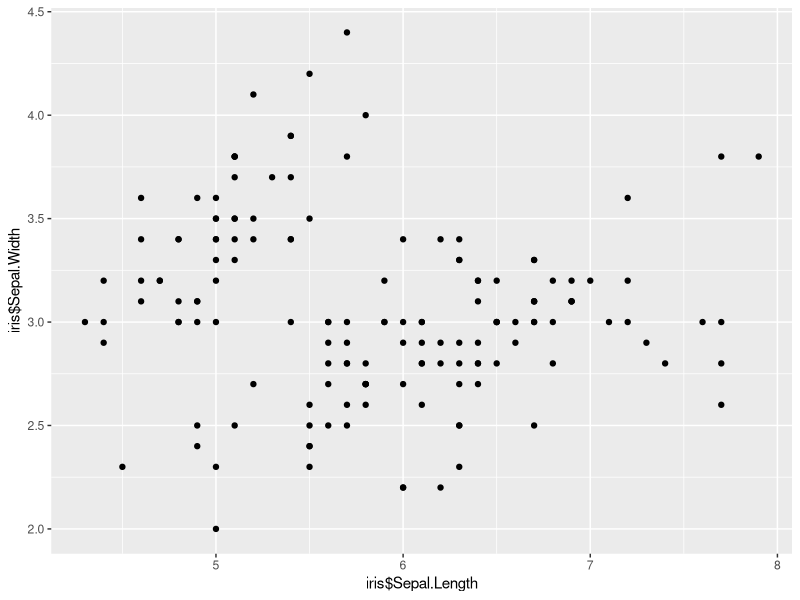
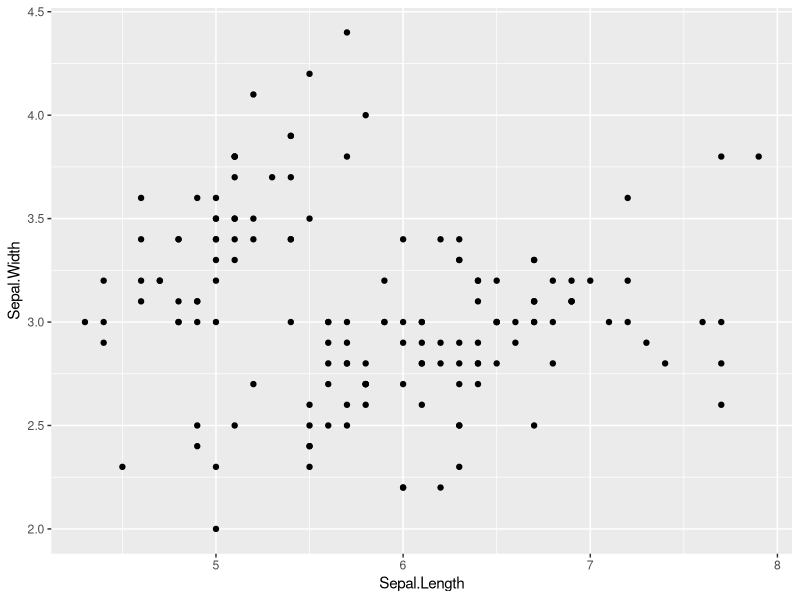
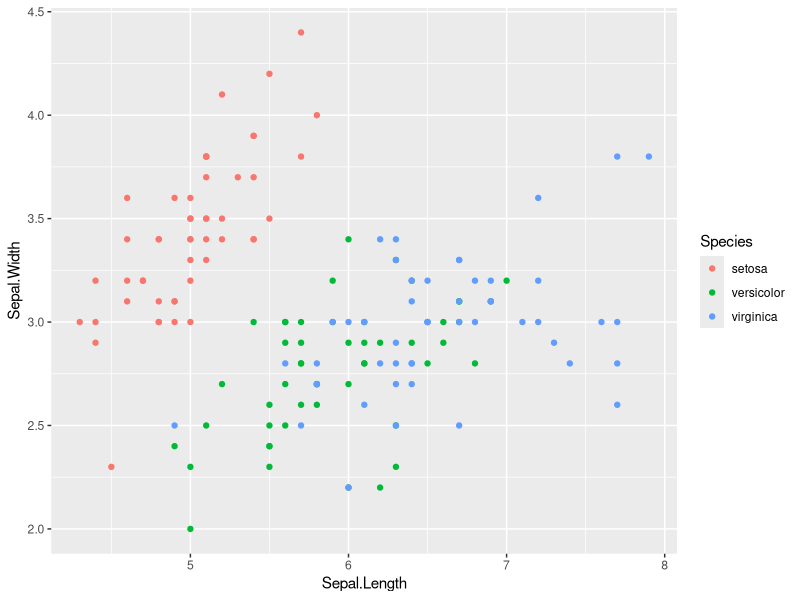
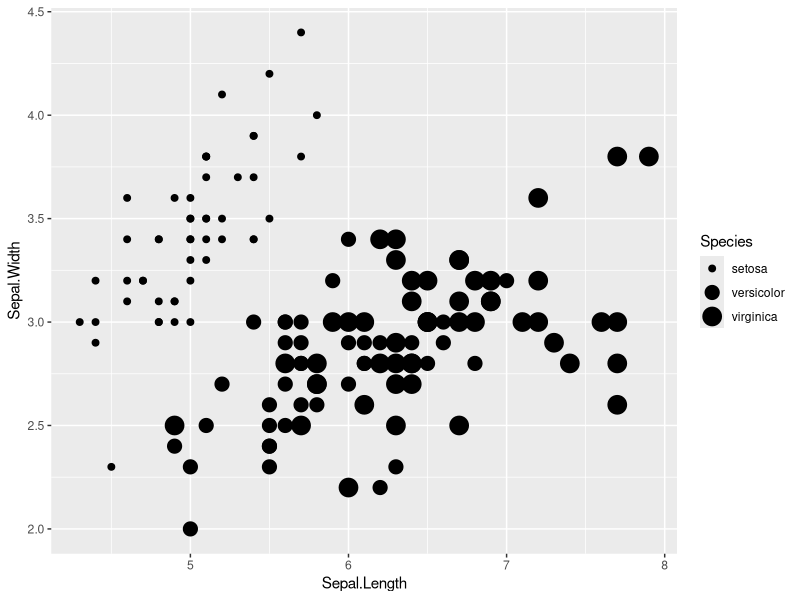
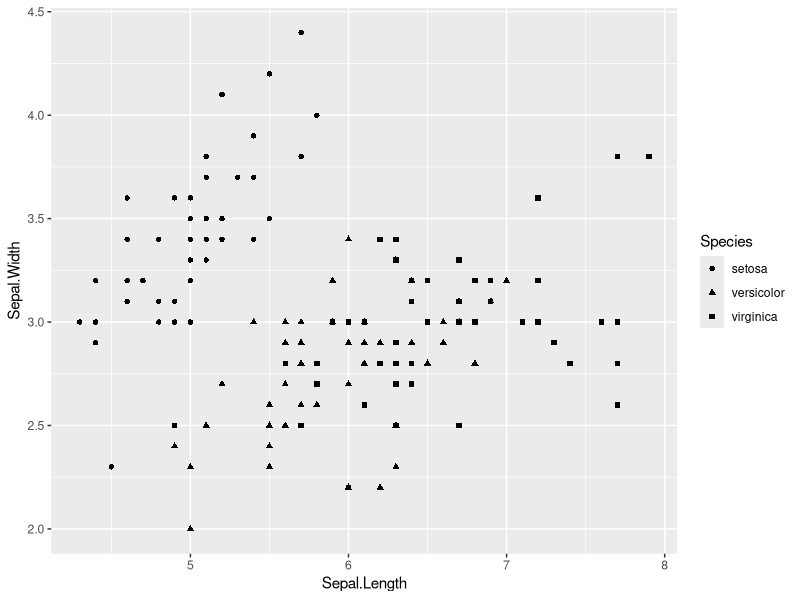
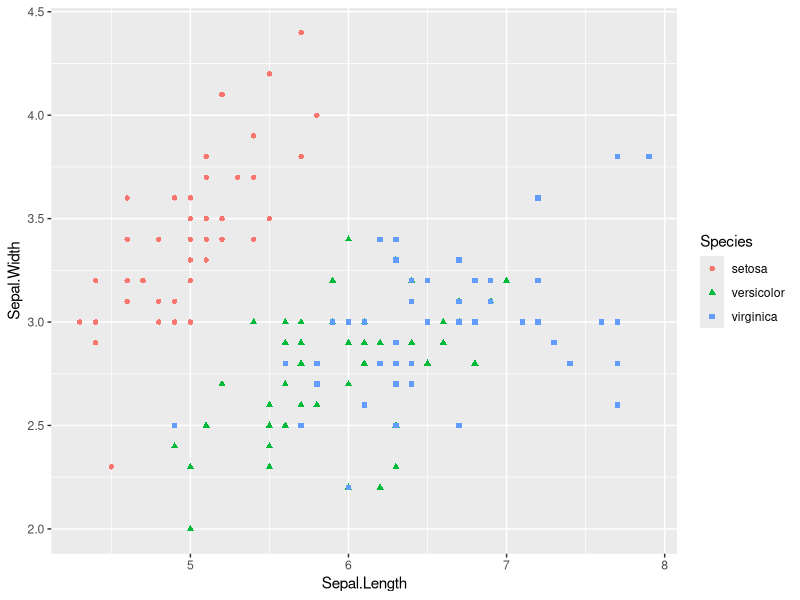
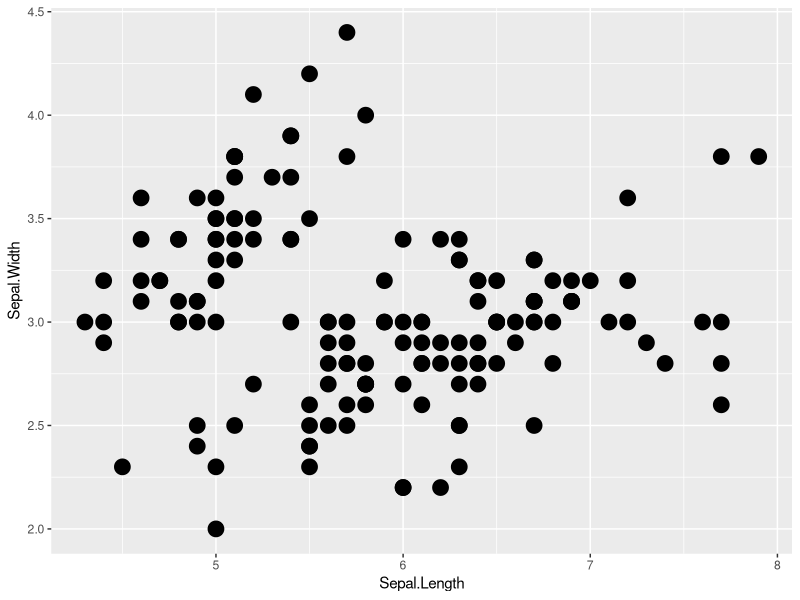
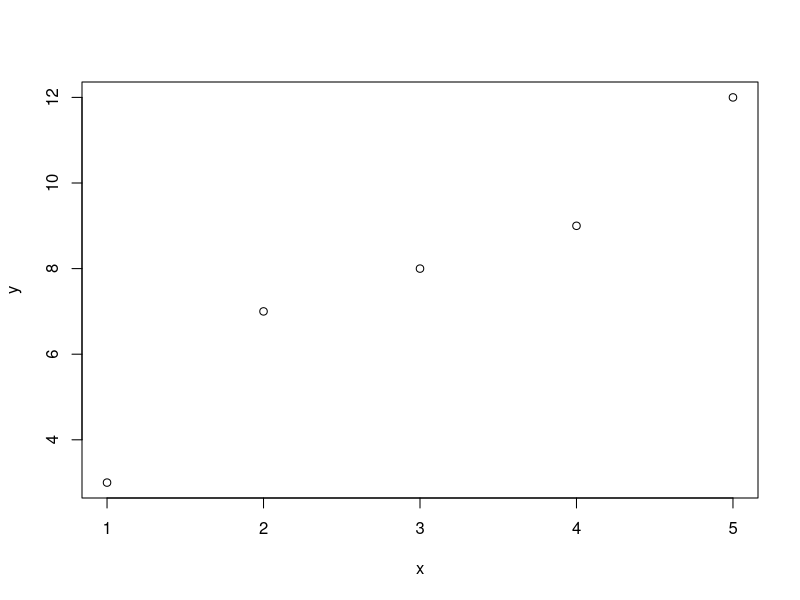

Write R code to recreate these figures, in order.
# install.packages("ggplot2", dependencies=TRUE)
library(ggplot2)
ggplot(data = iris, mapping = aes(x= iris$Sepal.Length, y=iris$Sepal.Width))+geom_point()

#use without $
ggplot(data = iris, mapping = aes(x= Sepal.Length, y=Sepal.Width))+geom_point()

#adding color
ggplot(data = iris, mapping = aes(x= Sepal.Length, y=Sepal.Width, col=Species))+geom_point()

#Change Based on Size
ggplot(data = iris, mapping = aes(x= Sepal.Length, y=Sepal.Width, size=Species))+geom_point()

#Change Based on shape
ggplot(data = iris, mapping = aes(x= Sepal.Length, y=Sepal.Width, shape=Species))+geom_point()

#Change Based on shape and color
ggplot(data = iris, mapping = aes(x= Sepal.Length, y=Sepal.Width,
                                  shape=Species,col=Species))+
  geom_point()

#Change size of overall Geom
ggplot(data = iris, mapping = aes(x= Sepal.Length, y=Sepal.Width))+geom_point(size=5)

#Plot on MPG
data(mpg)
p1 <- ggplot(data=mpg, mapping=aes(x=cty,y=hwy, col=manufacturer))+geom_point()

# To save plot in PDF
ggsave("mpg_plot.pdf", plot = p1, width = 8, height = 10, units = "in")

# To save plot in PNG
ggsave("mpg_plot.png", plot = p1, width = 8, height = 10, units = "in", dpi = 300)

x <- c(1,2,3,4,5)
y <- c(3,7,8,9,12)
plot (x,y)

